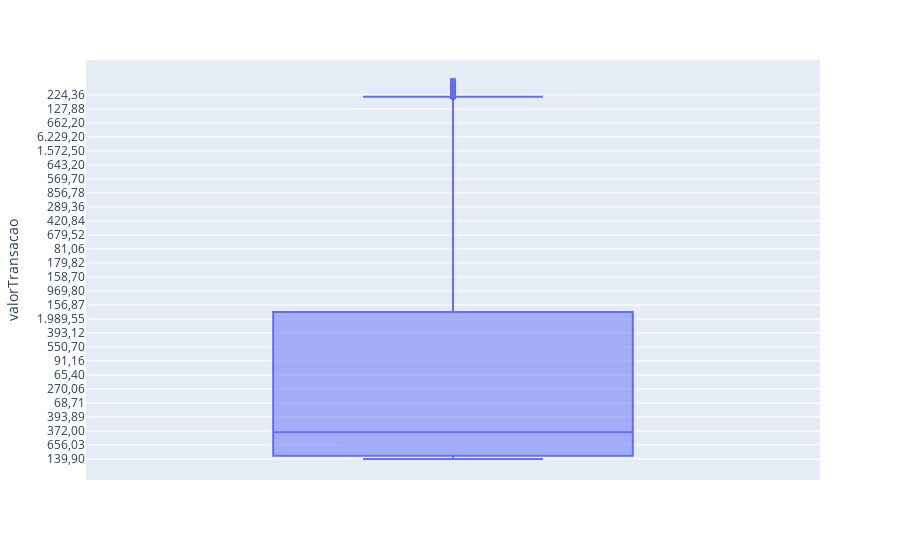

The code cell stored with this chart in its notebook:
### Markdown cell above
2. We'll create a box splot to visualy show outliers

### Code cell
fig_22 = px.box(df_2022, y='valorTransacao')
fig_22.show()

### Figure 1 — Plotly figure (JSON) as saved in the notebook; plotly's stock layout.template omitted (floating-point values rounded to 4 significant figures; data arrays with more than 128 entries replaced by an {"elided": "..."} marker saying what was removed)
{"data": [{"alignmentgroup": "True", "hovertemplate": "valorTransacao=%{y}<extra></extra>", "legendgroup": "", "marker": {"color": "#636efa"}, "name": "", "notched": false, "offsetgroup": "", "orientation": "v", "showlegend": false, "type": "box", "x0": " ", "xaxis": "x", "y": {"elided": "46711 str values"}, "y0": " ", "yaxis": "y"}], "layout": {"boxmode": "group", "legend": {"tracegroupgap": 0}, "margin": {"t": 60}, "xaxis": {"anchor": "y", "domain": [0, 1]}, "yaxis": {"anchor": "x", "domain": [0, 1], "title": {"text": "valorTransacao"}}}}
